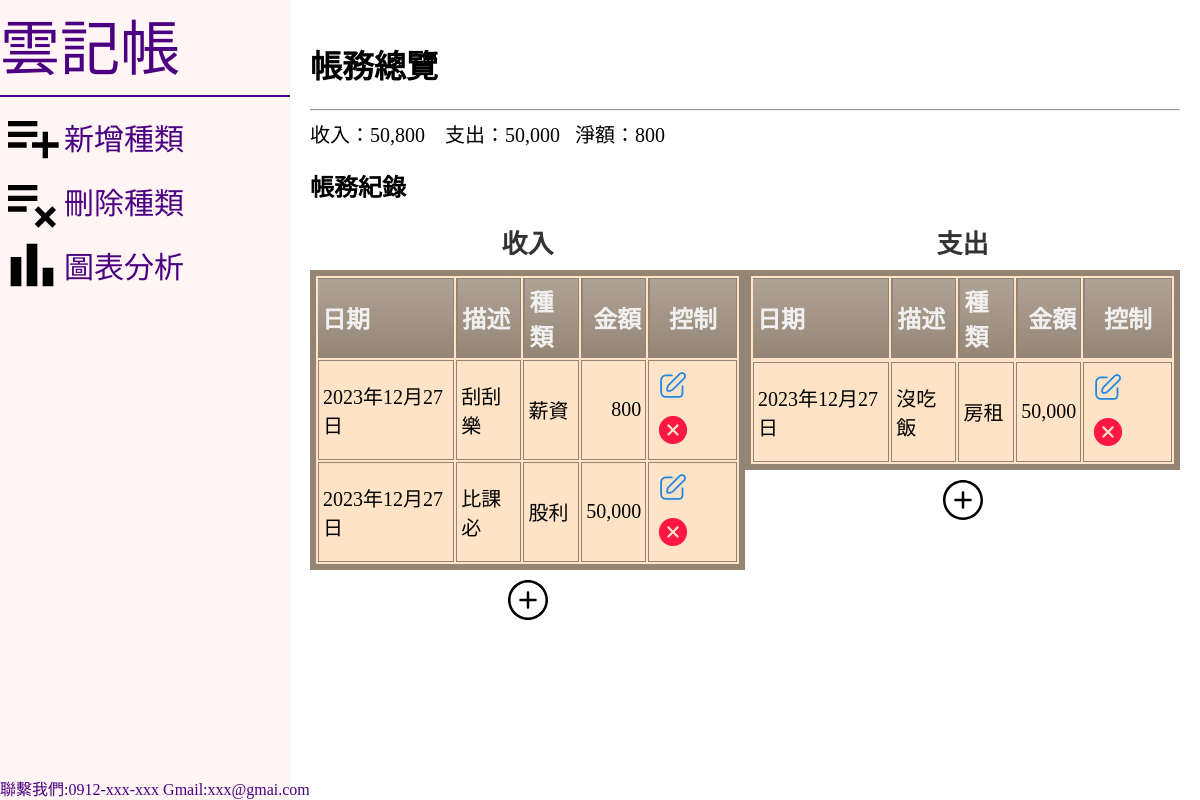
Page /index/ (signed in) on the committed database.
### projectapp/models.py (models this page shows, shortened)
class Record_R1(models.Model):
    user=ForeignKey(User,on_delete=models.CASCADE,null=True)
    date 	= DateField()
    description = CharField(max_length=300,null=True)
    categoryR 	= CharField(max_length=50)
    cash 	= IntegerField()
    is_settled = models.BooleanField(default=False)  # 新增用來標記是否已經結算的欄位

class Record_E1(models.Model):
    user=ForeignKey(User,on_delete=models.CASCADE,null=True)
    date 	= DateField()
    description = CharField(max_length=300,null=True)
    categoryE 	= CharField(max_length=50)
    cash 	= IntegerField()
    is_settled = models.BooleanField(default=False)  # 新增用來標記是否已經結算的欄位

### projectapp/views.py (the view)
# urls.py: path('index/',views.recordall_and_cashflow,name='index'),
@login_required
def recordall_and_cashflow(request):
    corrent_user=request.user
    recordAllE=Record_E1.objects.filter(user=corrent_user).order_by('date')
    recordAllR=Record_R1.objects.filter(user=corrent_user).order_by('date')
    income_list=[record.cash for record in recordAllR]
    outcome_list=[record.cash for record in recordAllE]
    income=sum(income_list) if len(income_list)!=0 else 0
    outcome=sum(outcome_list) if len(outcome_list)!=0 else 0
    net = income -outcome
    return render(request,'index.html',locals())

### templates/index.html (shortened to what this page needs)
<!DOCTYPE html>
<html lang="en">
<head>
  <link rel="stylesheet" href="/static/css/index.css">
</head>
<body>
  <div class="container">
    <div class="left-box">
      <div class="listtitle">雲記帳</div>
      <hr>
      <div class="list">
        <a href="/addcategory">
          <img src="/static/img/playlist_add_FILL0_wght400_GRAD0_opsz24.svg" alt="">
          <span>新增種類</span>
        </a>
        <a href="/delcategory">
          <img src="/static/img/playlist_remove_FILL0_wght400_GRAD0_opsz24.svg" alt="">
          <span>刪除種類</span>
        </a>
        <a href="/charts">
          <img src="/static/img/bar_chart_FILL0_wght400_GRAD0_opsz24.svg" alt="">
          <span>圖表分析</span>
        </a>
      </div>
      <div class="content">
        聯繫我們:0912-xxx-xxx
        Gmail:xxx@gmai.com
      </div>
    </div>
    <div class="right-text">
      <h1>帳務總覽</h1>
      <hr>
      <div class="incomeEP">
        收入：<span class="thousand-separator">{{ income }}</span> &nbsp;&nbsp;
        支出：<span class="thousand-separator">{{ outcome }} </span>&nbsp;&nbsp;
        淨額：<span class="thousand-separator">{{ net }}</span>
      </div>
      <h2>帳務紀錄</h2>
      <div class="table-all">
        <div>
          <table class="cinereousTable">
            <caption>收入</caption>
            <thead>
              <tr>
                <th>日期</th>
                <th>描述</th>
                <th>種類</th>
                <th style="text-align: right;">金額</th>
                <th style="text-align: center;">控制</th>
              </tr>
            </thead>
            {% for record in recordAllR %}
            <tr>
              <td>{{ record.date }}</td>
              <td>{{ record.description }}</td>
              <td>{{ record.categoryR }}</td>
              <td class="thousand-separator" style="text-align: right;">{{ record.cash }}</td>
              <td>
                <a href="{% url 'editRr' record.id %}"><img src="/static/img/edit.svg" alt="編輯"></a>
                <a href="{% url 'delRr' record.id %}"><img src="/static/img/cancel-svgrepo-com.svg" alt="刪除"></a>
              </td>
            </tr>
            {% endfor %}
          </table>
          <div style="text-align: center;margin-top:10px">
          <a style="margin-top:10px;" href="/addRrecord">
            <img src="/static/img/plus-circle-svgrepo-com.svg" alt="">
          </a>
        </div>
        </div>
        <div>
          <table class="cinereousTable">
            <caption>支出</caption>
            <thead>
              <th>日期</th>
              <th>描述</th>
              <th>種類</th>
              <th style="text-align: right;">金額</th>
              <th style="text-align: center;">控制</th>
              {% for record in recordAllE %}
            </thead>
            <td>{{ record.date }}</td>
            <td>{{ record.description }}</td>
            <td>{{ record.categoryE }}</td>
            <td class="thousand-separator" style="text-align: right;">{{ record.cash }}</td>
            <td>
              <a href="{% url 'editEr' record.id %}"><img src="/static/img/edit.svg" alt="編輯"></a>
              <a href="{% url 'delEr' record.id %}"><img src="/static/img/cancel-svgrepo-com.svg" alt="刪除"></a>
            </td>
            {% endfor %}
          </table>
          <div style="text-align: center; margin-top:10px">
          <a style="color:black;text-decoration: none;" href="/addErecord">
            <img src="/static/img/plus-circle-svgrepo-com.svg" alt="">
          </a>
        </div>
        </div>
      </div>
    </div>
  </div>
</body>
</html>

### static/css/index.css (style rules this page uses)
body { margin: 0; padding: 0; }
.container { display: flex; width: 100vw; height: 100vh; }
.left-box { width: 25%; background-color: #fff5f5; }
.left-box .list span { color: #4b0082; }
.left-box .list a { color: #4b0082; text-decoration: none; font-size:30px; display: flex; align-items: center; }
.listtitle { color: #4b0082; font-size: 60px; text-align: left; }
.content { position: absolute; color:#4b0082; bottom:0; }
.left-box hr { border: 1px solid #4b0082; }
.right-text { width: 75%; padding: 20px; overflow-y: auto; }
.incomeEP { color:black; font-size: 20px; }
.table-all { display:flex; justify-content: space-around; }
.table-all caption { font-size: 26px; font-weight: bold; color: #333; margin-bottom: 10px; }
.table-all img { text-align: center; }
.thousand-separator { text-align: right; }
table.cinereousTable { border: 6px solid #948473; background-color: #FFE3C6; width: 100%; }
table.cinereousTable td, table.cinereousTable th { border: 1px solid #948473; padding: 4px 4px; }
table.cinereousTable tbody td { font-size: 20px; padding: 4px; }
table.cinereousTable thead { background: #948473; background: -moz-linear-gradient(top, #afa396 0%, #9e9081 66%, #948473 100%); background: -webkit-linear-gradient(top, #afa396 0%, #9e9081 66%, #948473 100%); background: linear-gradient(to bottom, #afa396 0%, #9e9081 66%, #948473 100%); }
table.cinereousTable thead th { font-size: 24px; font-weight: bold; color: #F0F0F0; text-align: left; border-left: 2px solid #948473; }
table.cinereousTable thead th:first-child { border-left: none; }

### rows in the picture
Record_R1: date "2023年12月27日", description "刮刮樂", categoryR "薪資", cash "800"
Record_R1: date "2023年12月27日", description "比課必", categoryR "股利", cash "50,000"
Record_E1: date "2023年12月27日", description "沒吃飯", categoryE "房租", cash "50,000"

### other values in the picture
{{ income }} "50,800"
{{ outcome }} "50,000"
{{ net }} "800"
